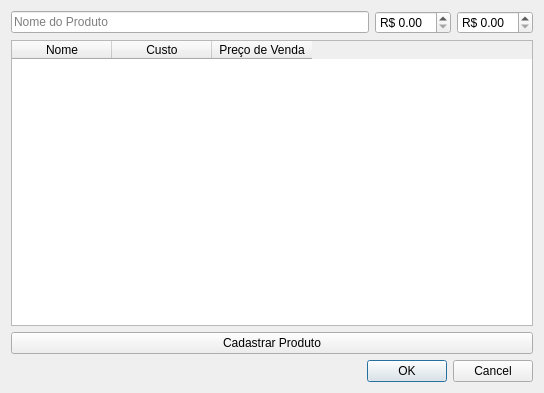
<?xml version="1.0" encoding="UTF-8"?>
<ui version="4.0">
 <class>TelaCadastro</class>
 <widget class="QDialog" name="TelaCadastro">
  <property name="geometry">
   <rect>
    <x>0</x>
    <y>0</y>
    <width>544</width>
    <height>393</height>
   </rect>
  </property>
  <property name="windowTitle">
   <string>Dialog</string>
  </property>
  <layout class="QVBoxLayout" name="verticalLayout">
   <item>
    <layout class="QHBoxLayout" name="horizontalLayout">
     <item>
      <widget class="QLineEdit" name="lineEditNome">
       <property name="placeholderText">
        <string>Nome do Produto</string>
       </property>
      </widget>
     </item>
     <item>
      <widget class="QDoubleSpinBox" name="spinBoxCusto">
       <property name="prefix">
        <string>R$ </string>
       </property>
      </widget>
     </item>
     <item>
      <widget class="QDoubleSpinBox" name="spinBoxPreco">
       <property name="prefix">
        <string>R$ </string>
       </property>
      </widget>
     </item>
    </layout>
   </item>
   <item>
    <widget class="QTableWidget" name="tabelaProdutos">
     <property name="editTriggers">
      <set>QAbstractItemView::EditTrigger::NoEditTriggers</set>
     </property>
     <property name="selectionBehavior">
      <enum>QAbstractItemView::SelectionBehavior::SelectRows</enum>
     </property>
     <column>
      <property name="text">
       <string>Nome</string>
      </property>
     </column>
     <column>
      <property name="text">
       <string>Custo</string>
      </property>
     </column>
     <column>
      <property name="text">
       <string>Preço de Venda</string>
      </property>
     </column>
    </widget>
   </item>
   <item>
    <widget class="QPushButton" name="btnCadastrar">
     <property name="text">
      <string>Cadastrar Produto</string>
     </property>
    </widget>
   </item>
   <item>
    <widget class="QDialogButtonBox" name="buttonBox">
     <property name="orientation">
      <enum>Qt::Orientation::Horizontal</enum>
     </property>
     <property name="standardButtons">
      <set>QDialogButtonBox::StandardButton::Cancel|QDialogButtonBox::StandardButton::Ok</set>
     </property>
    </widget>
   </item>
  </layout>
 </widget>
 <resources/>
 <connections>
  <connection>
   <sender>buttonBox</sender>
   <signal>accepted()</signal>
   <receiver>TelaCadastro</receiver>
   <slot>accept()</slot>
   <hints>
    <hint type="sourcelabel">
     <x>248</x>
     <y>254</y>
    </hint>
    <hint type="destinationlabel">
     <x>157</x>
     <y>274</y>
    </hint>
   </hints>
  </connection>
  <connection>
   <sender>buttonBox</sender>
   <signal>rejected()</signal>
   <receiver>TelaCadastro</receiver>
   <slot>reject()</slot>
   <hints>
    <hint type="sourcelabel">
     <x>316</x>
     <y>260</y>
    </hint>
    <hint type="destinationlabel">
     <x>286</x>
     <y>274</y>
    </hint>
   </hints>
  </connection>
 </connections>
</ui>
